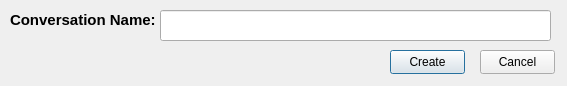
<?xml version="1.0" encoding="UTF-8"?>
<ui version="4.0">
 <class>Dialog</class>
 <widget class="QDialog" name="Dialog">
  <property name="geometry">
   <rect>
    <x>0</x>
    <y>0</y>
    <width>567</width>
    <height>86</height>
   </rect>
  </property>
  <property name="windowTitle">
   <string>Dialog</string>
  </property>
  <widget class="QLineEdit" name="lineEdit">
   <property name="geometry">
    <rect>
     <x>160</x>
     <y>10</y>
     <width>391</width>
     <height>31</height>
    </rect>
   </property>
  </widget>
  <widget class="QLabel" name="label_2">
   <property name="geometry">
    <rect>
     <x>10</x>
     <y>10</y>
     <width>151</width>
     <height>21</height>
    </rect>
   </property>
   <property name="text">
    <string>&lt;html&gt;&lt;head/&gt;&lt;body&gt;&lt;p&gt;&lt;span style=&quot; font-size:11pt; font-weight:700;&quot;&gt;Conversation Name:&lt;/span&gt;&lt;/p&gt;&lt;/body&gt;&lt;/html&gt;</string>
   </property>
   <property name="textFormat">
    <enum>Qt::TextFormat::MarkdownText</enum>
   </property>
  </widget>
  <widget class="QPushButton" name="pushButton">
   <property name="geometry">
    <rect>
     <x>390</x>
     <y>50</y>
     <width>75</width>
     <height>24</height>
    </rect>
   </property>
   <property name="text">
    <string>Create</string>
   </property>
  </widget>
  <widget class="QPushButton" name="pushButton_2">
   <property name="geometry">
    <rect>
     <x>480</x>
     <y>50</y>
     <width>75</width>
     <height>24</height>
    </rect>
   </property>
   <property name="text">
    <string>Cancel</string>
   </property>
  </widget>
 </widget>
 <resources/>
 <connections/>
</ui>
